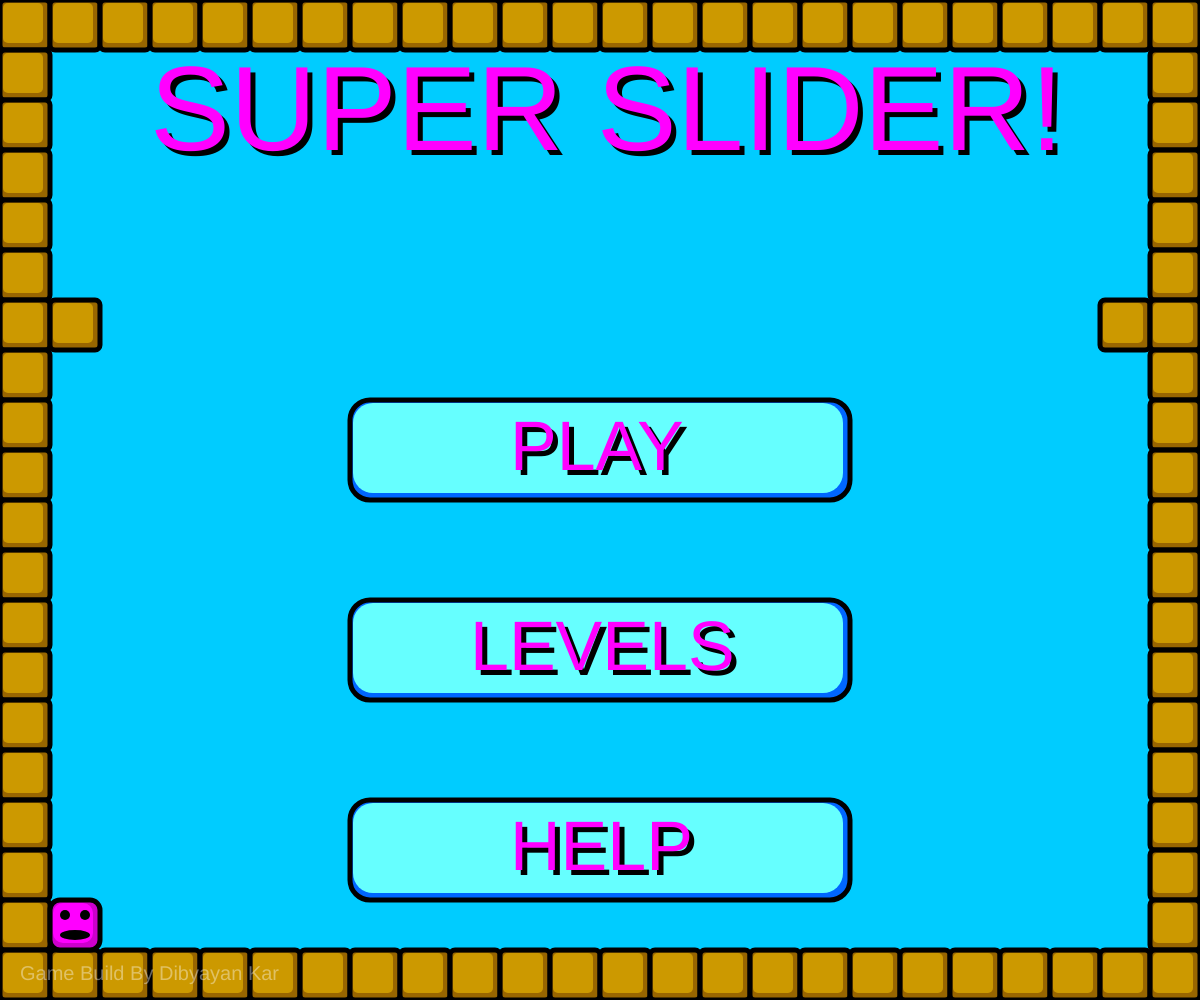
Frame 1 (no input)
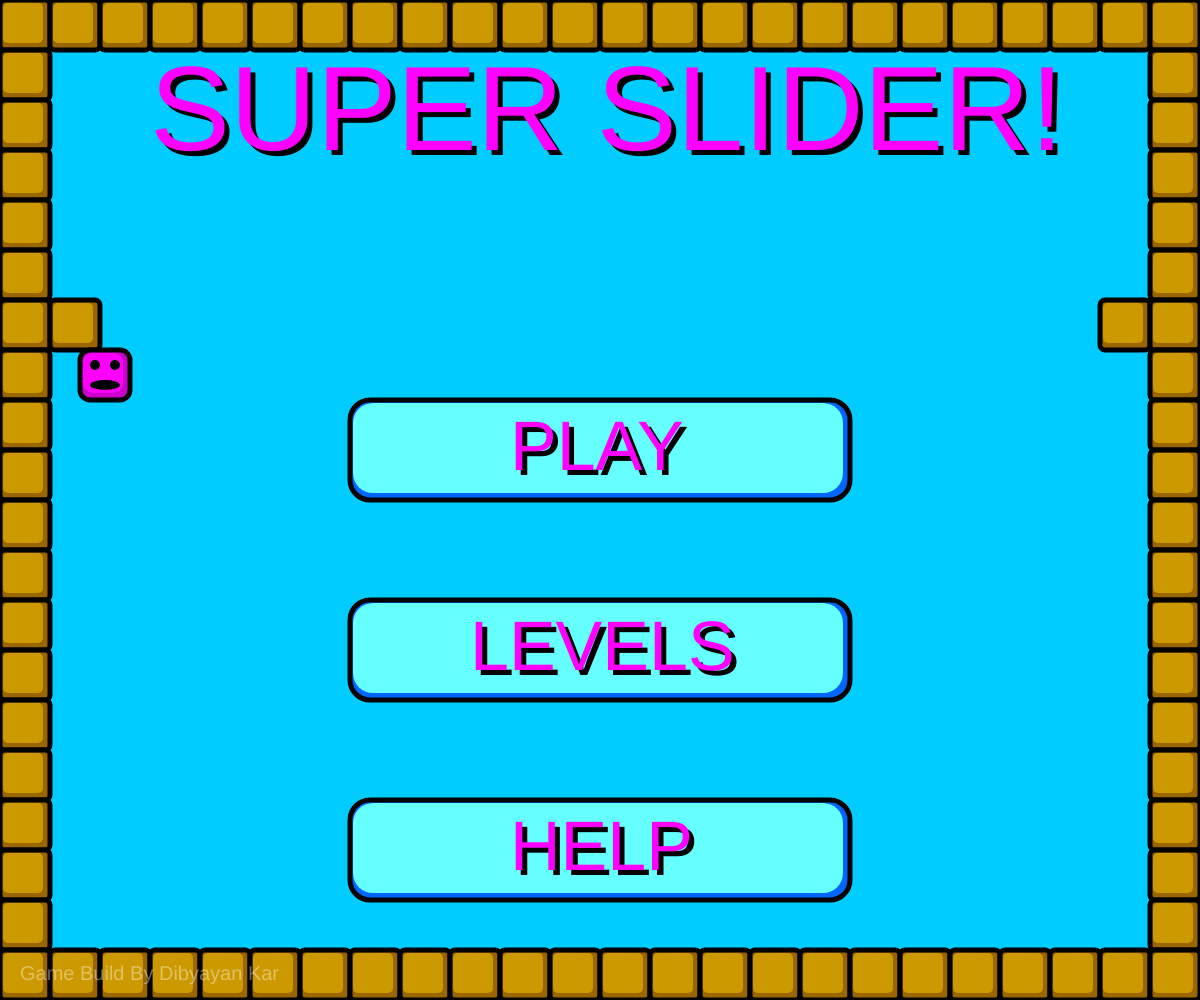
Frame 60 (no input)
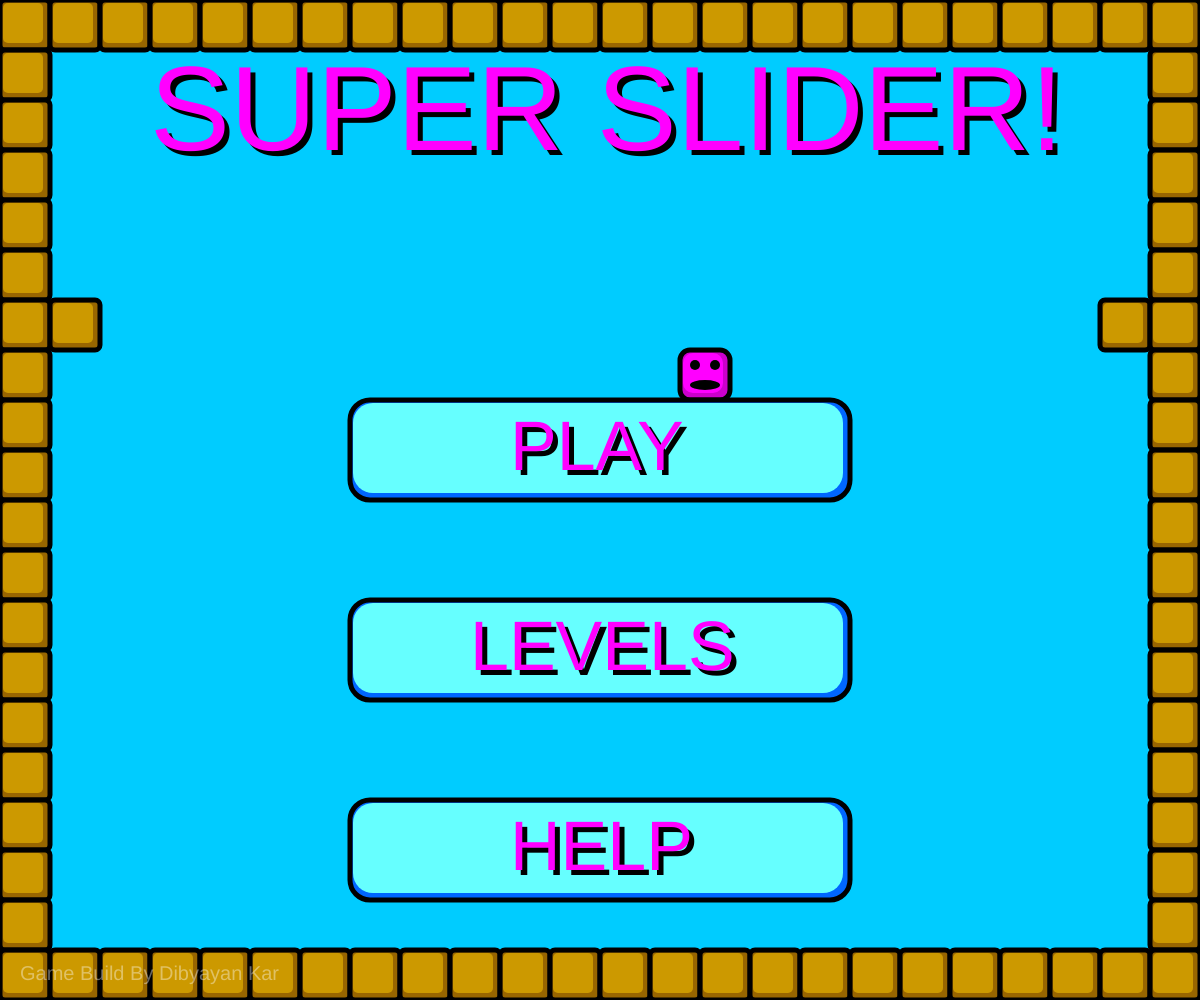
Frame 120 (the mouse pressed at the canvas centre since frame 60)

The p5.js sketch that drew these frames (run headless with seeded random() and noise() and a simulated clock; from frame 60 on, the mouse is pressed at the canvas centre):

// p5.js sketch
// ── sketch.js
function setup() {
    
    createCanvas(1200,1000);
		rectMode(CENTER);
    strokeWeight(5);
    b = loadLevel();
    //Initialize Players
    p = new Player(150,150);
    mp = new Player(75,925);
}

var b;
var p;
var li = 26;
var coins = 0;
var levels;
var timer = 0;
var levelScreen = false;
var world = 1;

var scr = "menu";

function draw() {
    
    //Navigation To Screen Functions
    if(scr == "menu")
    {
       menu();
    }
    
    if(scr == "game")
    {
        game();
    }
    if(scr == "win")
    {
        win();
    }
    
    if(scr == "help")
    {
        help();
    }
    
    if(scr == "levels")
    {
        levelList();
    }
    
    noStroke();
    textSize(20);
    fill(255,100);
    text("Game Build By Dibyayan Kar",20,980);
    
}

function menu()
{
    background(0,204,255);
    
    drawBorder();
    
    //Displays And Moves Menu l=Player
    mp.display();
    mp.move();
    
    if(mp.x == 75 && mp.y == 925)
    {
        mp.d = "up";
    }
    
    if(mp.x == 75 && mp.y == 375)
    {
        mp.d = "right";
    }
    
    if(mp.x == 1125 && mp.y == 375)
    {
        mp.d = "down";
    }
    
    if(mp.x == 1125 && mp.y == 925)
    {
        mp.d = "left";
    }
    
    //Buttons
    stroke(0);
    fill(0,102,255);
    rect(600,450,500,100,20);
    rect(600,650,500,100,20);
    rect(600,850,500,100,20);
    
    noStroke();
    fill(102,255,255);
    rect(598,448,490,90,20);
    rect(598,648,490,90,20);
    rect(598,848,490,90,20);
    
    //Title Black
    textSize(120);
    fill(0);
    text("SUPER SLIDER!",155,155);
    
    //Button Text Black
    textSize(70);
    text("PLAY",515,475);
    text("LEVELS",475,675);
    text("HELP",515,875);
    
    //Title Pink
    textSize(120);
    fill(255,0,255);
    text("SUPER SLIDER!",150,150);
    
    //Button Text Pink
    textSize(70);
    text("PLAY",510,470);
    text("LEVELS",470,670);
    text("HELP",510,870);
    
    //Play Button
    if(mouseX > 350 && mouseX < 850)
    {
        if(mouseY > 400 && mouseY < 500)
        {
            if(mouseIsPressed)
            {
                scr = "game";
                li = 0;
                loadLevel();
                p.d = "stop";
                p.x = 150;
                p.y = 150;
                mouseX = 2000;
                levelScreen = false;
            }
        }
    }
    
    //Levels Button
    if(mouseX > 350 && mouseX < 850)
    {
        if(mouseY > 600 && mouseY < 700)
        {
            if(mouseIsPressed)
            {
               mouseX = 2000;
               scr = "levels";
               levelScreen = true;
            }
        }
    }
    
    //Help Button
    if(mouseX > 250 && mouseX < 750)
    {
        if(mouseY > 800 && mouseY < 900)
        {
            if(mouseIsPressed)
            {
                mouseX = 2000;
                scr = "help";
            }
        }
    }
}

function game()
{
    if(li < 15)
    {
        world = 1;
    }
    else
    {
        world = 2;
    }
    if(world == 1)
    {
        background(0,204,255);
        fill(102,255,255);
        rect(500,500,840,840);
    }
    if(world == 2)
    {
        background(0,102,0);
        fill(0,204,102);
        rect(500,500,840,840);
    }
    
    sideBar();
    
    //Draw Level
    
    drawLevel();
    refreshPlayer();
    timer+=1/60;
}

function win()
{
    //Draws Menu Screen
    stroke(0);
    fill(0,102,255);
    rect(500,400,500,300,50);
    
    noStroke();
    fill(0,204,255);
    rect(492,392,480,280,50);
    
    //Menu Button
    stroke(0);
    fill(0,102,255);
    rect(500,450,250,100,20);
    
    noStroke();
    fill(102,255,255);
    rect(498,448,240,90,20);

    //Black Text
    textSize(90);
    fill(0);
    text("YOU WIN!",295,355);
    textSize(70);
    text("MENU",395,475);
    
    //Pink Text
    textSize(90);
    fill(255,0,255);
    text("YOU WIN!",290,350);
    textSize(70);
    text("MENU",390,470);
    
    //Menu Button
    if(mouseX > 375 && mouseX < 625)
    {
        if(mouseY > 400 && mouseY < 500)
        {
            if(mouseIsPressed)
            {
                scr = "menu";
                p.x = 150;
                p.y = 150;
                mouseX = 2000;
            }
        }
    }
}

function help()
{
    background(102,255,255);
    stroke(0);
    
    drawBorder();
    
    //Box
    fill(0,102,255);
    rect(600,400,700,600,50);
    
    noStroke();
    fill(0,204,255);
    rect(592,392,680,580,50);
    
    //Menu Button
    stroke(0);
    fill(0,102,255);
    rect(600,600,250,100,20);
    
    noStroke();
    fill(102,255,255);
    rect(598,598,240,90,20);
    
    //Black Text
    textSize(90);
    fill(0);
    text("HELP",495,205);
    textSize(70);
    text("MENU",495,625);
    
    //Pink Text
    textSize(90);
    fill(255,0,255);
    text("HELP",490,200);
    textSize(70);
    text("MENU",490,620);
    
    textSize(60);
    
    //Black Instructions
    fill(0);
    text("Use The Arrow Keys To Move Collect All Coins To Complete The Level"
        ,603,503,600,500);
    
    //Pink Instructions
    fill(255,0,255);
    text("Use The Arrow Keys To Move Collect All Coins To Complete The Level"
        ,600,500,600,500);
    
    //Menu Button
    if(mouseX > 475 && mouseX < 725)
    {
        if(mouseY > 550 && mouseY < 650)
        {
            if(mouseIsPressed)
            {
                scr = "menu";
                p.x = 150;
                p.y = 150;
                mouseX = 2000;
            }
        }
    }
}

function levelList()
{
   
    if(world == 1)
    {
        
         background(0,204,255);
    
        //Menu Button
        stroke(0);
        fill(0,102,255);
        rect(600,900,250,100,20);
        rect(1000,900,250,100,20);
        noStroke();
        fill(102,255,255);
        rect(598,898,240,90,20);
        rect(998,898,240,90,20);
        
        //Black Text
        textSize(90);
        fill(0);
        text("WORLD 1",415,105);
        textSize(70);
        text("MENU",495,925);
        text("NEXT",915,925);
        
        //Pink Text
        textSize(90);
        fill(255,0,255);
        text("WORLD 1",410,100);
        textSize(70);
        text("MENU",490,920);
        text("NEXT",910,920);
        //Draws Buttons
        for(let i = 0; i < 15; i++)
        {
            //Vertical Offset
            var n = 0;
            
            //Double Digit Text Offset
            var o = 0;
            
            if(i > 4)
            {
                n = 1;
            }
            
            if(i > 9)
            {
                n = 2;
            }
            
            if(i > 14)
            {
                n = 3;
            }
            
            if(i  > 8)
            {
                o = -20;
            }
            
            //Buttons
            stroke(0);
            fill(0,102,255);
            rect(200+i%5*200,200+n*200,100,100,20);
            noStroke();
            fill(102,255,255);
            rect(200+i%5*200-2,200+n*200-2,90,90,20);
            
            //Black Text
            fill(0);
            text((i+1),185+i%5*200+o,225+n*200);
            
            //Pink Text
            fill(255,0,255);
            text((i+1),180+i%5*200+o,220+n*200);
            
            //Button Detection
            if(mouseX > 150+i%5*200 && mouseX < 250+i%5*200)
            {
                if(mouseY > 150+n*200 && mouseY < 250+n*200)
                {
                    if(mouseIsPressed)
                    {
                        scr = "game";
                        p.d = "stop";
                        li = i;
                        loadLevel();
                    }
                }
            }
        }
    }
    
    if(world == 2)
    {
        
        background(0,102,0);
        
        //Menu Button
        stroke(0);
        fill(0,204,102);
        rect(600,900,250,100,20);
        rect(200,900,250,100,20);
        noStroke();
        fill(102,255,102)
        rect(598,898,240,90,20);
        rect(198,898,240,90,20);
        
        //Black Text
        textSize(90);
        fill(0);
        text("WORLD 2",415,105);
        textSize(70);
        text("MENU",495,925);
        text("BACK",115,925);
        
        //Pink Text
        textSize(90);
        fill(255,0,255);
        text("WORLD 2",410,100);
        textSize(70);
        text("MENU",490,920);
        text("BACK",110,920);
        //Draws Buttons
        for(let i = 0; i < levels.length-15; i++)
        {
            //Vertical Offset
            var n = 0;
            
            //Double Digit Text Offset
            var o = 0;
            
            if(i > 4)
            {
                n = 1;
            }
            
            if(i > 9)
            {
                n = 2;
            }
            
            if(i > 14)
            {
                n = 3;
            }
            
            if(i  > 8)
            {
                o = -20;
            }
            
            //Buttons
            stroke(0);
            fill(0,204,102);
            rect(200+i%5*200,200+n*200,100,100,20);
            noStroke();
            fill(102,255,102)
            rect(200+i%5*200-2,200+n*200-2,90,90,20);
            
            //Black Text
            fill(0);
            text((i+1),185+i%5*200+o,225+n*200);
            
            //Pink Text
            fill(255,0,255);
            text((i+1),180+i%5*200+o,220+n*200);
            
            //Button Detection
            if(mouseX > 150+i%5*200 && mouseX < 250+i%5*200)
            {
                if(mouseY > 150+n*200 && mouseY < 250+n*200)
                {
                    if(mouseIsPressed)
                    {
                        scr = "game";
                        p.d = "stop";
                        li = i+15;
                        loadLevel();
                    }
                }
            }
        }
    }
    
    //Menu
    if(mouseX > 475 && mouseX < 725)
    {
        if(mouseY > 850 && mouseY < 950)
        {
            if(mouseIsPressed)
            {
                mouseX = 2000;
                scr = "menu";
            }
        }
    }
    
    //Next
    if(mouseX > 875 && mouseX < 1125)
    {
        if(mouseY > 850 && mouseY < 950)
        {
            if(mouseIsPressed && world == 1)
            {
                mouseX = 2000;
                world = 2;
            }
        }
    }
    
    //Back
    if(mouseX > 75 && mouseX < 325)
    {
        if(mouseY > 850 && mouseY < 950)
        {
            if(mouseIsPressed && world == 2)
            {
                mouseX = 2000;
                world = 1;
            }
        }
    }
}

function sideBar()
{
    if(world == 1)
    {
        fill(102,255,255);
    }
    if(world == 2)
    {
        fill(0,204,102);
    }
    //Border
    stroke(0)
    //fill(102,255,255);
    rect(1100,500,300,1200,20);
    
    if(world == 1)
    {
        fill(0,102,255);
    }
    if(world == 2)
    {
        fill(0,204,102);
    }
    
    rect(1075,800,200,80,20);
    rect(1075,900,200,80,20);
    
    noStroke();
    if(world == 1)
    {
        fill(0,204,255)
    }
    if(world == 2)
    {
        fill(102,255,102)
    }
    
    rect(1075-2,800-2,190,70,20);
    rect(1075-2,900-2,190,70,20);
    
    //Black Text
    fill(0);
    textSize(45);
    if(world ==1)
    {
        text("Level: "+ (li+1),982,52);
    }
    if(world == 2)
    {
        text("Level: "+ (li-14),982,52);
    }
    
    text("World: " + world,982,102);
    text("Remaining",972,352);
    text("Coins: "+ coins,972,402);
    text("RETRY",1002,812);
    text("QUIT",1022,912);
    text("Timer: ",982,202);
    
    if(round(timer %60) <10)
    {
        text(floor(timer /60)%60 +":0"+round(timer %60),982,252);
    }
    
    else
    {
        text(floor(timer /60) +":"+round(timer %60),982,252);
    }
    
    //Pink Text
    fill(255,0,255);
    if(world ==1)
    {
        text("Level: "+ (li+1),980,50);
    }
    if(world == 2)
    {
        text("Level: "+ (li-14),980,50);
    }
    text("Timer: ",980,200);
    
    if(round(timer %60) <10)
    {
        text(floor(timer /60)%60 +":0"+round(timer %60),980,250);
    }
    
    else
    {
        text(floor(timer /60) +":"+round(timer %60),980,250);
    }
    
    text("World: " + world,980,100);
    text("Remaining",970,350);
    text("Coins: "+ coins,970,400);
    
    text("RETRY",1000,810);
    text("QUIT",1020,910);
    
    stroke(0);
    
    //Retry Button
    if(mouseX > 975 && mouseX < 1175)
    {
        if(mouseY > 760 && mouseY < 840)
        {
            if(mouseIsPressed)
            {
                mouseX = 2000;
                p.x = 150;
                p.y = 150;
                coins = 0;
                loadLevel();
            }
        }
    }
    
    //Quit Button
    if(mouseX > 975 && mouseX < 1175)
    {
        if(mouseY > 860 && mouseY < 940)
        {
            if(mouseIsPressed)
            {
                mouseX = 2000;
                p.x = 150;
                p.y = 150;
                coins = 0;
                timer = 0;
                scr = "menu";
            }
        }
    }
    
}

function drawBorder()
{
    //Draws Border
    for(let i = 0; i < 24; i++)
    {
        for(let j = 0; j < 20; j++)
        {
            if(i === 0||i == 23||j === 0||j == 19||
              (i == 1 && j == 6 && scr == "menu")||
              (i == 22 && j == 6 && scr == "menu")) 
            {
                stroke(0);
                fill(153,102,0);
                rect(25+i*50,25+j*50,50,50,5);
            
                noStroke();
                fill(204,153,0);
                rect(25+i*50-2,25+j*50-2,40,40,5);
            
                stroke(0); 
            }
            
        }
    }
}

function refreshPlayer()
{
    p.display();
    p.move();
    p.checkKeys();
}

function drawLevel()
{
    //Displays Level Parts
    for(let i = 0; i < b.length; i++)
    {
        for(let j = 0; j < b[i].length;j++)
        {
            if(b[i][j] !== undefined)
            {
                b[i][j].display();
            }
        }
    }
}

class Brick
{
    constructor(x,y)
    {
        this.x = x;
        this.y = y;
        this.t = "brick";
    }
    
    display() 
    {
        if(world == 1)
        {
            fill(153,102,0);
            rect(this.x,this.y,50,50,5);
            
            noStroke();
            fill(204,153,0);
            rect(this.x-2,this.y-2,40,40,5);
            
            stroke(0);
        }
        else
        {
            fill(102,51,0);
            rect(this.x,this.y,50,50,5);
            
            noStroke();
            fill(153,102,0);
            rect(this.x-2,this.y-2,40,40,5);
            
            stroke(0);
        }
        
    }
}

class Coin
{
    constructor(x,y)
    {
        this.x = x;
        this.y = y;
        this.t = "coin";
        this.collected = false;
    }
    
    display()
    {
        //Removes Coin If Collected
        if(!this.collected)
        {
            fill(255,204,0);
            ellipse(this.x,this.y,40,40);
            noStroke();
            fill(255,255,0);
            ellipse(this.x-2,this.y-2,30,30);
            stroke(0);
        }
        
    }
}

class Push
{
    constructor(x,y,d)
    {
        this.x = x;
        this.y = y;
        this.d = d;
        this.t = "push";
    }
    
    display()
    {
        stroke(0);
        fill(102,0,204);
        rect(this.x,this.y,50,50);
        noStroke();
        fill(204,0,255);
        rect(this.x-2,this.y-2,40,40);
        stroke(0);
        fill(255,153,0)
        //Removes Coin If Collected
        if(this.d == "up")
        {
            triangle(this.x-15,this.y+10,this.x+15,this.y+10,this.x,this.y -15);
        }
        if(this.d == "down")
        {
            triangle(this.x-15,this.y-10,this.x+15,this.y-10,this.x,this.y +15);
        }
        
        if(this.d == "left")
        {
            triangle(this.x+10,this.y-15,this.x+10,this.y+15,this.x-15,this.y);
        }
        
        if(this.d == "right")
        {
            triangle(this.x-10,this.y-15,this.x-10,this.y+15,this.x+15,this.y);
        }
        
    }
}

class Exit
{
    constructor(x,y)
    {
        this.x = x;
        this.y = y;
        this.t = "exit";
    }
    
    display()
    {
        //Changes Exit To Green When Coins Collected
        if(coins === 0)
        {
            fill(0,153,0);
            rect(this.x,this.y,50,50);
            noStroke();
            fill(0,255,0);
            rect(this.x-2,this.y-2,40,40);
        }
        
        else
        {
            fill(204,0,0);
            rect(this.x,this.y,50,50);
            noStroke();
            fill(255,0,0);
            rect(this.x-2,this.y-2,40,40);
        }
        
        stroke(0);
    }
}

class Player
{
    constructor(x,y)
    {
        this.x = x;
        this.y = y;
        this.d = "stop";
        this.s = 10;
    }
    
    display()
    {
        fill(204,0,204);
        rect(this.x,this.y,50,50,10);
        
        noStroke();
        fill(255,0,255);
        rect(this.x-2,this.y-2,40,40,10);
        
        fill(0);
        ellipse(this.x - 10,this.y -10,10,10);
        ellipse(this.x + 10,this.y -10,10,10);
        ellipse(this.x,this.y +10,30,10);
        
        stroke(0);
    }
    
    move()
    {
        this.checkDir();
        
        if(this.d == "up")
        {
            this. y = this.y - this.s;
        }
        
        if(this.d == "down")
        {
            this.y = this.y + this.s;
        }
        
        if(this.d == "left")
        {
            this.x = this.x - this.s;
        }
        
        if(this.d == "right")
        {
            this.x = this.x + this.s;
        }
    }
    
    checkKeys()
    {
        if(keyIsDown(38) && this.d == "stop")
        {
            this.d = "up";
        }
        if(keyIsDown(40) && this.d == "stop")
        {
            this.d = "down";
        }
        if(keyIsDown(37) && this.d == "stop")
        {
            this.d = "left";
        }
        if(keyIsDown(39) && this.d == "stop")
        {
            this.d = "right";
        }
        
    }
    
    checkDir()
    {
        //Keeps Track Of Which Neighboring Items Are
        var mode = "";
        
        //Cycles Through All Items Checking Distance From Player
        for(let i = 0; i < b.length; i++)
        {
            for(let j = 0; j < b[i].length;j++)
            {
                if(b[i][j] !== undefined)
                {
                    if(this.d == "up")
                    {
                        if(dist(this.x,this.y,b[i][j].x,b[i][j].y+50)<1)
                        {
                            mode = b[i][j].t;
                            if(mode == "coin" && !b[i][j].collected)
                            {
                                b[i][j].collected = true;
                                coins--;
                            }
                            if(mode == "push")
                            {
                                this.d = b[i][j].d;
                            }
                        }
                    }
                    
                    if(this.d == "down")
                    {
                        if(dist(this.x,this.y,b[i][j].x,b[i][j].y-50)<1)
                        {
                            mode = b[i][j].t;
                            if(mode == "coin" && !b[i][j].collected)
                            {
                                b[i][j].collected = true;
                                coins--;
                            }
                            if(mode == "push")
                            {
                                this.d = b[i][j].d;
                            }
                        }
                    }
                    
                    if(this.d == "left")
                    {
                        if(dist(this.x,this.y,b[i][j].x+50,b[i][j].y)<1)
                        {
                            mode = b[i][j].t;
                            if(mode == "coin" && !b[i][j].collected)
                            {
                                b[i][j].collected = true;
                                coins--;
                            }
                            if(mode == "push")
                            {
                                this.d = b[i][j].d;
                            }
                        }
                    }
                    
                    if(this.d == "right")
                    {
                        if(dist(this.x,this.y,b[i][j].x-50,b[i][j].y)<1)
                        {
                            mode = b[i][j].t;
                            if(mode == "coin" && !b[i][j].collected)
                            {
                                b[i][j].collected = true;
                                coins--;
                            }
                            if(mode == "push")
                            {
                                this.d = b[i][j].d;
                            }
                        }
                    }
                }
            }
        }
        
        //Stops When Hits Brick
        if(mode == "brick")
        {
            this.d = "stop";
        }
        
        //Checks If Player Has Collected All Coins If true Allows Exit
        if(mode == "exit")
        {
            if(coins === 0)
            {
                if(levelScreen)
                {
                    scr = "levels";
                    this.x = 150;
                    this.y = 150;
                    this.d = "stop";
                    loadLevel();
                    timer = 0;
                }
                
                else
                {
                    if(li < levels.length-1)
                    {
                        li++;
                        this.x = 150;
                        this.y = 150;
                        this.d = "stop";
                        loadLevel();
                        timer = 0;
                    }
                    else
                    {
                        scr = "win";    
                        timer = 0;
                    }   
                }
            }
        }
    }
}

function loadLevel()
{
    coins = 0;
    
    //Level Plans
    
    var level1 = [  [1,1,1,1,1,1,1,1,1,1,1,1,1,1,1,1,1],
                    [1,0,0,1,0,0,0,0,0,1,0,0,0,0,0,0,1],
                    [1,0,0,1,0,0,1,0,0,1,0,0,1,0,0,0,1],
                    [1,0,0,1,0,0,1,2,0,1,0,0,1,0,0,0,1],
                    [1,0,0,1,0,0,1,0,0,1,2,0,1,0,0,2,1],
                    [1,0,0,1,0,2,1,0,0,1,0,0,1,0,0,0,1],
                    [1,0,0,1,0,0,1,0,0,1,0,0,1,0,0,0,1],
                    [1,0,2,1,0,0,1,0,0,1,0,0,1,0,0,0,1],
                    [1,0,0,1,0,0,1,0,0,1,0,0,1,2,0,0,1],
                    [1,0,0,1,0,0,1,0,0,1,0,0,1,0,0,0,1],
                    [1,0,0,1,0,0,1,0,0,1,0,0,1,0,0,0,1],
                    [1,2,0,1,0,0,1,0,0,1,0,0,1,0,0,0,1],
                    [1,0,0,1,0,0,1,0,0,1,0,0,1,0,0,0,1],
                    [1,0,0,1,0,0,1,0,0,1,0,0,1,0,0,0,1],
                    [1,0,0,1,0,0,1,0,0,1,0,0,1,0,0,0,1],
                    [1,0,0,0,0,0,1,0,0,0,0,0,1,3,0,0,1],
                    [1,1,1,1,1,1,1,1,1,1,1,1,1,1,1,1,1]
                 ];
                 
    var level2 = [ [1,1,1,1,1,1,1,1,1,1,1,1,1,1,1,1,1],
                    [1,0,0,0,0,0,0,0,0,1,0,0,0,0,0,0,1],
                    [1,0,1,1,1,0,2,1,0,2,0,0,0,0,0,0,1],
                    [1,0,1,2,0,0,0,0,0,0,0,0,0,0,2,1,1],
                    [1,2,1,0,1,0,0,1,0,1,0,1,1,0,1,2,1],
                    [1,1,1,0,1,0,0,1,0,1,0,1,0,0,0,0,1],
                    [1,0,0,0,0,0,0,1,0,1,0,1,0,0,0,0,1],
                    [1,0,1,0,1,1,0,1,0,1,0,1,0,0,0,0,1],
                    [1,0,1,2,0,0,0,0,2,1,0,1,0,0,0,0,1],
                    [1,0,1,1,1,1,0,1,1,1,0,1,0,0,0,0,1],
                    [1,0,0,0,0,0,0,0,0,1,0,0,0,0,0,0,1],
                    [1,0,0,1,1,1,0,0,0,1,1,1,0,0,0,0,1],
                    [1,0,0,0,0,0,0,0,0,0,0,0,0,0,0,0,1],
                    [1,0,0,1,1,1,0,1,0,0,0,1,0,0,0,1,1],
                    [1,0,0,0,0,0,0,2,0,0,0,1,0,0,0,1,1],
                    [1,2,0,0,0,1,3,1,0,0,0,1,0,0,0,0,1],
                    [1,1,1,1,1,1,1,1,1,1,1,1,1,1,1,1,1]
                 ];
                 
                 
    var level3 = [  [1,1,1,1,1,1,1,1,1,1,1,1,1,1,1,1,1],
                    [1,0,0,0,0,2,0,0,0,0,0,0,0,0,0,0,1],
                    [1,0,0,0,0,0,0,0,0,0,0,0,0,0,0,0,1],
                    [1,0,0,0,0,0,0,0,0,0,0,0,1,0,0,0,1],
                    [1,0,0,0,1,0,0,0,0,0,0,0,0,0,0,0,1],
                    [1,0,0,0,0,0,0,0,0,0,0,0,0,0,1,0,1],
                    [1,0,0,0,0,0,0,1,0,0,0,0,0,0,0,0,1],
                    [1,0,0,0,0,0,0,0,0,0,2,0,0,0,0,0,1],
                    [1,0,0,0,0,0,0,0,0,0,0,0,0,0,0,0,1],
                    [1,0,0,0,0,0,0,0,0,0,0,0,0,0,0,1,1],
                    [1,0,0,0,0,1,0,0,0,0,0,0,0,0,0,2,1],
                    [1,1,0,0,0,0,0,0,0,0,0,0,0,1,0,0,1],
                    [1,0,0,2,0,0,0,0,0,0,0,0,0,0,0,2,1],
                    [1,0,0,0,0,0,1,0,0,0,0,0,0,0,0,1,1],
                    [1,0,0,0,1,0,0,0,0,0,0,0,0,2,0,0,1],
                    [1,0,0,0,0,0,0,1,3,1,0,0,0,0,0,0,1],
                    [1,1,1,1,1,1,1,1,1,1,1,1,1,1,1,1,1]
                 ];
                 
    var level4 = [  [1,1,1,1,1,1,1,1,1,1,1,1,1,1,1,1,1],
                    [1,0,0,0,0,0,1,0,0,0,0,0,0,0,0,0,1],
                    [1,0,0,0,1,0,0,0,2,0,0,0,0,1,0,0,1],
                    [1,0,1,0,0,0,0,0,0,0,0,0,0,0,0,0,1],
                    [1,0,0,0,0,0,0,0,0,0,0,1,0,0,0,0,1],
                    [1,0,0,0,1,0,0,0,0,0,0,0,0,2,0,1,1],
                    [1,0,0,0,0,0,0,0,0,1,0,0,0,0,0,1,1],
                    [1,0,0,0,0,0,0,2,1,0,0,0,0,0,0,3,1],
                    [1,0,0,0,0,0,0,0,0,0,0,0,0,0,0,1,1],
                    [1,0,0,2,0,0,0,0,0,0,1,0,0,0,0,1,1],
                    [1,0,0,0,0,1,0,0,0,0,0,0,0,0,0,0,1],
                    [1,0,0,0,0,0,0,0,0,0,0,0,1,0,0,0,1],
                    [1,0,0,1,0,0,0,0,0,0,0,0,0,0,0,0,1],
                    [1,0,0,0,0,0,0,0,0,0,0,0,0,2,1,0,1],
                    [1,1,0,0,1,0,0,0,0,2,0,0,0,0,0,0,1],
                    [1,2,0,0,0,0,0,1,0,0,0,0,0,0,0,0,1],
                    [1,1,1,1,1,1,1,1,1,1,1,1,1,1,1,1,1]
                 ];
                 
    var level5 = [  [1,1,1,1,1,1,1,1,1,1,1,1,1,1,1,1,1],
                    [1,0,0,1,0,0,1,2,1,2,1,0,2,0,0,0,1],
                    [1,0,0,0,2,0,1,0,1,0,0,1,0,1,0,0,1],
                    [1,0,0,0,0,0,2,0,1,0,0,1,0,0,0,0,1],
                    [1,0,1,0,0,1,0,0,1,0,0,0,0,0,0,1,1],
                    [1,0,2,0,0,0,0,0,1,0,0,1,1,0,2,0,1],
                    [1,0,0,0,0,0,0,1,1,0,0,0,0,2,1,0,1],
                    [1,0,0,0,1,0,0,0,0,0,0,0,0,0,0,0,1],
                    [1,1,1,1,1,1,1,0,0,0,1,1,1,1,1,1,1],
                    [1,2,1,0,0,0,0,0,0,0,0,0,0,1,2,0,1],
                    [1,0,0,0,0,0,0,0,1,0,0,0,0,0,1,0,1],
                    [1,0,0,0,2,1,0,1,1,1,0,0,0,2,0,0,1],
                    [1,1,0,0,0,0,0,0,1,0,0,2,1,0,0,0,1],
                    [1,2,0,0,0,1,0,0,1,0,0,1,0,0,0,0,1],
                    [1,1,0,1,0,0,0,0,1,0,0,0,0,1,0,0,1],
                    [1,3,0,0,1,0,0,0,1,0,1,0,0,0,2,0,1],
                    [1,1,1,1,1,1,1,1,1,1,1,1,1,1,1,1,1]
                 ];
                 
    var level6 = [  [1,1,1,1,1,1,1,1,1,1,1,1,1,1,1,1,1],
                    [1,0,0,0,0,0,0,0,1,2,0,0,0,0,0,0,1],
                    [1,0,0,0,0,0,0,0,0,0,0,0,0,0,0,0,1],
                    [1,0,0,0,0,1,0,0,0,0,2,1,1,0,0,0,1],
                    [1,0,0,0,0,1,2,0,0,0,0,1,0,0,1,0,1],
                    [1,0,0,0,0,1,0,0,0,0,0,1,0,0,0,0,1],
                    [1,0,0,0,0,1,0,0,0,0,0,1,0,0,0,1,1],
                    [1,0,0,0,0,1,0,0,2,0,0,0,0,0,0,0,1],
                    [1,1,1,0,0,0,0,0,0,0,0,0,0,0,0,0,1],
                    [1,2,0,1,0,0,0,0,0,0,0,0,0,1,0,0,1],
                    [1,0,0,0,1,1,0,0,0,0,0,1,1,0,0,0,1],
                    [1,0,0,0,0,0,1,1,1,1,1,0,0,0,0,0,1],
                    [1,0,1,0,0,0,0,1,0,0,0,0,0,0,0,0,1],
                    [1,0,0,0,0,0,0,0,0,0,0,0,0,0,0,1,1],
                    [1,1,1,0,0,0,0,0,1,0,0,0,0,0,0,0,1],
                    [1,3,0,0,0,0,0,0,0,1,0,0,0,1,0,2,1],
                    [1,1,1,1,1,1,1,1,1,1,1,1,1,1,1,1,1]
                 ];
                 
    var level7 = [  [1,1,1,1,1,1,1,1,1,1,1,1,1,1,1,1,1],
                    [1,0,0,0,0,0,0,0,1,0,0,0,0,0,2,0,1],
                    [1,1,0,0,0,0,0,0,0,2,0,1,0,0,0,0,1],
                    [1,0,0,0,1,0,0,0,0,0,0,0,0,0,1,0,1],
                    [1,0,0,0,0,0,0,0,0,0,0,0,0,0,0,0,1],
                    [1,0,0,0,2,0,0,0,0,0,0,0,0,0,0,0,1],
                    [1,2,0,0,0,0,0,0,0,0,0,0,2,0,0,0,1],
                    [1,0,0,1,0,0,0,0,0,0,0,0,1,0,0,0,1],
                    [1,0,0,0,0,0,0,1,0,0,0,0,0,0,0,0,1],
                    [1,0,0,0,0,0,0,0,0,0,0,2,0,0,0,0,1],
                    [1,0,0,0,0,0,0,0,0,0,0,1,0,0,0,0,1],
                    [1,0,2,0,0,0,0,0,0,0,0,1,0,0,0,0,1],
                    [1,0,0,0,0,0,0,0,0,0,0,0,0,0,0,1,1],
                    [1,0,0,0,1,0,0,0,0,0,1,2,0,0,0,2,1],
                    [1,0,0,0,0,0,0,0,0,0,0,0,0,1,0,1,1],
                    [1,0,0,0,0,0,0,0,0,0,0,0,0,1,0,3,1],
                    [1,1,1,1,1,1,1,1,1,1,1,1,1,1,1,1,1]  
                 ];
                 
    var level8 = [  [1,1,1,1,1,1,1,1,1,1,1,1,1,1,1,1,1],
                    [1,0,0,0,0,0,0,0,0,0,1,0,0,0,0,0,1],
                    [1,0,0,0,2,0,0,0,0,0,0,0,0,0,0,0,1],
                    [1,0,0,0,0,1,0,0,0,0,0,0,0,0,0,0,1],
                    [1,0,1,0,0,0,0,0,0,1,0,0,0,0,1,0,1],
                    [1,0,0,0,0,0,0,0,0,0,0,1,0,0,0,0,1],
                    [1,0,0,1,0,0,0,2,0,0,0,0,0,0,1,0,1],
                    [1,0,0,0,0,0,0,0,1,0,0,1,0,1,0,0,1],
                    [1,0,0,0,0,0,0,0,0,0,0,0,0,0,0,0,1],
                    [1,0,0,0,0,1,0,0,0,0,0,0,0,0,0,0,1],
                    [1,0,0,0,0,0,0,0,0,0,0,0,1,0,0,0,1],
                    [1,1,2,1,0,0,0,0,0,0,0,0,0,0,1,0,1],
                    [1,1,0,0,0,0,0,1,0,0,0,0,0,0,0,0,1],
                    [1,0,0,0,1,0,0,0,0,0,0,0,0,0,1,0,1],
                    [1,0,0,0,0,0,0,0,0,0,1,0,0,0,0,0,1],
                    [1,0,0,0,0,0,0,0,0,0,0,0,1,3,1,2,1],
                    [1,1,1,1,1,1,1,1,1,1,1,1,1,1,1,1,1]  
                 ];
                 
    var level9 = [  [1,1,1,1,1,1,1,1,1,1,1,1,1,1,1,1,1],
                    [1,0,0,0,0,0,0,0,0,0,0,0,0,0,0,0,1],
                    [1,0,0,0,0,1,0,0,0,1,0,0,0,0,0,0,1],
                    [1,0,0,0,0,0,0,1,0,0,0,0,0,0,0,0,1],
                    [1,1,0,0,0,0,0,0,0,0,0,0,0,0,0,0,1],
                    [1,3,0,0,0,2,0,0,0,0,0,0,1,0,0,0,1],
                    [1,1,0,0,0,0,0,0,1,0,0,0,0,0,0,0,1],
                    [1,1,0,0,0,0,0,0,0,2,0,0,0,0,0,0,1],
                    [1,0,0,0,0,0,1,0,0,0,0,0,0,0,1,0,1],
                    [1,0,0,0,0,0,0,0,0,0,0,0,0,1,0,0,1],
                    [1,0,0,0,0,1,0,0,0,0,0,0,0,0,0,0,1],
                    [1,0,0,0,0,0,0,0,0,0,2,0,0,0,0,0,1],
                    [1,0,0,0,0,0,1,0,0,0,0,0,0,0,0,0,1],
                    [1,1,1,1,1,1,1,1,1,1,1,1,1,1,1,2,1],
                    [1,0,0,0,0,0,0,0,0,0,0,0,0,0,0,0,1],
                    [1,2,0,0,0,0,0,0,0,0,0,0,0,0,0,0,1],
                    [1,1,1,1,1,1,1,1,1,1,1,1,1,1,1,1,1]
                 ];
                 
    var level10 = [ [1,1,1,1,1,1,1,1,1,1,1,1,1,1,1,1,1],
                    [1,0,0,0,0,0,0,1,0,0,0,0,0,0,1,0,1],
                    [1,0,0,0,1,0,0,0,0,0,1,2,0,0,0,0,1],
                    [1,0,0,0,0,0,0,0,0,0,0,1,0,0,0,0,1],
                    [1,0,0,0,0,0,0,1,0,0,0,0,0,0,0,0,1],
                    [1,0,0,0,1,0,0,0,0,0,0,0,1,0,0,0,1],
                    [1,0,0,0,0,0,0,2,0,0,0,0,0,0,0,1,1],
                    [1,0,0,1,0,0,0,0,0,1,0,0,0,0,0,2,1],
                    [1,0,0,0,0,0,0,0,0,0,0,0,0,1,0,0,1],
                    [1,0,0,0,0,0,0,0,0,0,0,0,0,0,0,0,1],
                    [1,1,0,0,0,1,2,0,0,0,0,0,0,0,0,0,1],
                    [1,3,0,0,0,0,0,0,0,0,0,0,2,0,0,0,1],
                    [1,1,0,0,0,0,0,0,1,0,0,0,0,0,0,2,1],
                    [1,2,0,0,0,0,0,0,0,0,1,0,0,0,0,1,1],
                    [1,0,0,0,0,0,0,0,0,0,0,1,0,0,0,0,1],
                    [1,0,0,0,0,0,0,1,0,0,0,0,0,0,0,0,1],
                    [1,1,1,1,1,1,1,1,1,1,1,1,1,1,1,1,1]
                 ];
    
    var level11 = [ [1,1,1,1,1,1,1,1,1,1,1,1,1,1,1,1,1],
                    [1,0,0,0,0,0,1,0,0,0,0,0,0,0,0,0,1],
                    [1,0,0,0,0,0,0,0,1,0,0,0,0,0,0,0,1],
                    [1,0,0,1,0,0,0,0,0,0,0,0,1,0,0,0,1],
                    [1,0,0,0,0,0,0,1,2,0,0,0,0,0,0,0,1],
                    [1,0,0,0,0,0,0,0,0,0,0,0,2,0,0,0,1],
                    [1,0,0,2,0,0,0,0,0,0,0,0,0,0,0,0,1],
                    [1,0,0,0,0,0,0,0,0,0,0,0,0,0,0,0,1],
                    [1,0,1,0,0,0,0,0,0,2,0,0,0,1,0,0,1],
                    [1,0,0,0,0,1,0,0,0,0,0,0,0,0,0,0,1],
                    [1,0,0,2,0,0,0,0,0,0,0,0,0,0,0,0,1],
                    [1,0,0,0,0,0,1,2,0,0,0,0,0,0,1,0,1],
                    [1,0,0,0,1,0,0,0,1,0,0,2,0,0,0,0,1],
                    [1,0,0,0,0,0,0,0,0,0,0,1,0,0,0,0,1],
                    [1,0,0,0,0,0,0,0,0,2,0,0,0,1,0,0,1],
                    [1,0,0,0,1,3,1,0,0,0,0,0,0,0,0,0,1],
                    [1,1,1,1,1,1,1,1,1,1,1,1,1,1,1,1,1]
                 ];
                 
    var level12 = [ [1,1,1,1,1,1,1,1,1,1,1,1,1,1,1,1,1],
                    [1,0,0,0,0,0,0,0,1,0,0,0,0,0,0,0,1],
                    [1,0,0,0,0,0,0,0,0,2,0,0,0,0,0,0,1],
                    [1,0,0,0,0,0,0,0,0,0,1,0,0,0,0,0,1],
                    [1,0,0,1,0,0,0,0,0,0,0,0,0,0,0,0,1],
                    [1,0,0,0,0,2,0,0,0,0,0,2,0,0,0,0,1],
                    [1,0,0,0,0,0,0,0,0,0,0,0,0,0,0,0,1],
                    [1,0,0,0,0,0,0,0,0,0,0,1,0,0,0,0,1],
                    [1,0,0,0,0,0,0,1,0,0,0,0,0,0,0,0,1],
                    [1,0,0,0,0,0,0,0,0,0,0,0,0,2,0,0,1],
                    [1,1,0,0,0,0,0,0,0,2,0,0,0,2,0,0,1],
                    [1,0,0,0,1,0,0,0,0,0,0,0,0,0,1,0,1],
                    [1,0,0,0,0,0,0,0,2,0,0,0,0,0,0,0,1],
                    [1,0,0,0,0,0,0,0,0,1,0,0,0,0,0,0,1],
                    [1,0,0,0,0,0,0,0,0,0,0,0,0,1,0,0,1],
                    [1,2,1,3,1,0,0,0,0,0,0,0,0,0,0,0,1],
                    [1,1,1,1,1,1,1,1,1,1,1,1,1,1,1,1,1]
                 ];
                 
    var level13 = [ [1,1,1,1,1,1,1,1,1,1,1,1,1,1,1,1,1],
                    [1,0,0,0,0,0,0,0,0,1,0,0,0,0,0,0,1],
                    [1,0,0,0,0,1,0,0,0,0,0,0,0,0,0,0,1],
                    [1,0,0,0,2,0,0,0,0,0,0,2,0,0,1,0,1],
                    [1,0,0,0,0,0,0,0,0,0,0,0,0,0,0,0,1],
                    [1,0,0,0,0,0,0,0,0,0,0,0,0,0,0,0,1],
                    [1,0,0,0,1,0,0,0,0,0,0,0,0,0,0,0,1],
                    [1,1,0,0,0,0,0,0,1,0,0,0,0,0,0,0,1],
                    [1,0,0,0,0,0,0,0,0,0,0,0,0,0,0,0,1],
                    [1,0,1,0,0,0,0,0,0,0,0,1,0,0,0,0,1],
                    [1,0,0,0,0,0,0,0,0,2,0,0,0,0,0,0,1],
                    [1,0,0,0,0,0,0,0,0,0,1,0,0,2,0,0,1],
                    [1,0,0,1,0,0,0,0,0,0,0,0,0,0,0,1,1],
                    [1,0,0,0,0,0,0,0,0,0,0,0,0,1,0,1,1],
                    [1,0,0,0,0,0,0,0,0,0,0,0,0,0,0,3,1],
                    [1,0,0,2,1,0,0,0,1,0,0,0,0,0,0,1,1],
                    [1,1,1,1,1,1,1,1,1,1,1,1,1,1,1,1,1],
                 ];
     
    var level14 = [ [1,1,1,1,1,1,1,1,1,1,1,1,1,1,1,1,1],
                    [1,0,0,0,0,0,0,0,0,0,0,0,0,0,0,0,1],
                    [1,0,0,0,0,0,0,0,0,0,0,2,1,0,0,0,1],
                    [1,0,0,0,0,0,0,0,1,0,0,0,0,0,2,0,1],
                    [1,0,0,0,1,0,0,0,0,0,0,0,0,1,0,0,1],
                    [1,0,0,0,2,0,0,0,0,0,1,0,0,0,0,0,1],
                    [1,0,0,0,0,0,0,0,0,0,0,0,0,0,0,0,1],
                    [1,0,0,0,0,0,0,0,0,0,0,0,0,0,0,0,1],
                    [1,0,0,1,0,0,0,1,0,0,0,0,0,0,0,0,1],
                    [1,0,0,0,0,1,2,0,0,0,0,0,0,0,0,0,1],
                    [1,0,1,0,0,0,0,0,0,0,0,0,0,0,0,0,1],
                    [1,0,0,0,0,0,0,0,0,0,0,1,2,0,0,0,1],
                    [1,0,0,0,0,0,0,2,0,0,0,0,1,0,0,0,1],
                    [1,0,0,0,0,0,0,0,0,1,0,0,0,0,1,0,1],
                    [1,1,1,0,1,0,0,0,0,0,2,1,0,0,0,0,1],
                    [1,3,0,0,1,1,0,0,0,0,0,0,0,0,0,0,1],
                    [1,1,1,1,1,1,1,1,1,1,1,1,1,1,1,1,1]
                 ];
    
    var level15 = [ [1,1,1,1,1,1,1,1,1,1,1,1,1,1,1,1,1],
                    [1,0,1,1,0,0,0,0,0,0,0,0,0,0,0,0,1],
                    [1,0,1,0,0,0,0,0,2,1,0,0,0,0,0,0,1],
                    [1,0,1,0,0,0,0,0,0,0,0,0,0,1,0,0,1],
                    [1,0,0,0,0,0,0,0,0,0,1,0,2,0,1,0,1],
                    [1,1,1,0,0,0,0,0,0,0,0,0,0,0,0,0,1],
                    [1,0,0,0,0,0,0,0,0,0,0,0,0,0,0,0,1],
                    [1,0,0,0,0,1,0,0,0,0,0,0,0,0,0,1,1],
                    [1,0,0,0,0,0,0,0,0,0,0,2,0,0,0,3,1],
                    [1,0,0,0,0,0,0,0,0,0,0,0,0,2,0,1,1],
                    [1,0,0,0,1,2,0,0,0,0,0,0,0,0,1,0,1],
                    [1,0,0,2,0,0,0,0,1,0,0,0,0,0,0,1,1],
                    [1,0,1,0,0,0,0,0,0,0,0,0,0,0,1,0,1],
                    [1,0,0,1,0,0,0,0,0,0,0,0,0,1,0,0,1],
                    [1,0,0,0,0,0,0,0,0,0,0,0,0,0,0,0,1],
                    [1,0,0,0,0,0,0,0,0,0,0,0,0,0,0,0,1],
                    [1,1,1,1,1,1,1,1,1,1,1,1,1,1,1,1,1]
                 ];
                 
    var level2_1 = [[1,1,1,1,1,1,1,1,1,1,1,1,1,1,1,1,1],
                    [1,0,1,0,0,0,0,0,0,0,0,0,0,0,6,0,1],
                    [1,5,5,0,2,0,0,0,0,0,0,0,0,6,0,0,1],
                    [1,0,0,5,0,0,0,0,0,2,0,0,6,0,0,0,1],
                    [1,0,0,0,5,0,0,0,0,0,0,6,0,0,0,0,1],
                    [1,0,0,0,0,5,0,0,0,0,6,0,0,0,0,0,1],
                    [1,0,0,0,2,0,5,0,0,6,0,0,0,0,2,0,1],
                    [1,0,0,0,0,0,0,5,1,1,0,0,0,0,0,0,1],
                    [1,0,2,0,0,0,0,0,3,1,0,0,0,2,0,0,1],
                    [1,0,0,0,0,2,0,1,1,1,4,0,0,0,0,0,1],
                    [1,0,0,0,0,0,0,7,0,0,0,4,0,0,0,0,1],
                    [1,0,0,0,0,0,7,0,0,0,0,0,4,0,0,0,1],
                    [1,0,0,0,0,7,0,0,0,0,0,2,0,4,0,0,1],
                    [1,0,0,0,7,0,0,0,0,0,0,0,0,0,4,0,1],
                    [1,0,0,7,0,0,0,2,0,0,0,0,0,0,0,4,1],
                    [1,7,0,0,0,0,0,0,0,0,0,0,0,0,0,0,1],
                    [1,1,1,1,1,1,1,1,1,1,1,1,1,1,1,1,1]
                 ];
                 
    var level2_2 = [[1,1,1,1,1,1,1,1,1,1,1,1,1,1,1,1,1],
                    [1,0,0,1,2,0,0,0,0,0,1,3,1,2,0,0,1],
                    [1,0,0,7,0,0,0,0,0,0,0,0,0,0,0,0,1],
                    [1,0,0,7,2,0,1,0,0,0,0,0,0,6,0,0,1],
                    [1,0,0,7,1,0,0,0,0,0,0,0,0,0,1,0,1],
                    [1,0,2,7,0,0,0,0,0,0,0,0,0,2,0,0,1],
                    [1,0,0,7,0,0,2,0,0,1,0,0,0,0,0,0,1],
                    [1,0,0,7,0,0,0,0,0,0,0,0,0,0,0,0,1],
                    [1,2,0,7,0,0,0,0,0,0,0,0,0,0,5,0,1],
                    [1,0,0,7,0,1,0,0,0,0,1,0,0,0,0,0,1],
                    [1,0,0,7,0,2,0,1,0,0,0,0,0,6,0,0,1],
                    [1,0,0,7,5,0,0,0,0,0,0,0,0,0,0,0,1],
                    [1,0,0,7,0,0,0,0,0,0,0,0,0,0,0,6,1],
                    [1,0,0,7,0,4,0,0,0,0,0,0,0,0,6,0,1],
                    [1,0,0,7,0,0,0,0,0,0,0,0,0,0,0,0,1],
                    [1,0,0,7,0,0,0,0,0,0,0,0,0,0,0,4,1],
                    [1,1,1,1,1,1,1,1,1,1,1,1,1,1,1,1,1]
                 ];
                 
    var level2_3 = [[1,1,1,1,1,1,1,1,1,1,1,1,1,1,1,1,1],
                    [1,0,0,0,0,7,0,0,0,0,0,0,0,0,0,2,1],
                    [1,0,0,0,0,0,0,0,0,0,0,0,0,6,0,5,1],
                    [1,0,0,0,5,0,0,0,0,0,0,0,0,0,0,0,1],
                    [1,0,1,0,0,0,0,0,0,0,0,1,0,0,0,0,1],
                    [1,0,0,0,0,1,0,0,0,0,0,0,0,0,0,0,1],
                    [1,0,0,0,2,0,0,0,0,0,0,0,0,0,0,0,1],
                    [1,0,0,0,1,0,0,0,0,0,0,0,0,0,0,0,1],
                    [1,0,0,0,0,0,0,0,0,0,6,0,0,0,0,0,1],
                    [1,0,0,2,0,0,0,0,0,7,3,7,2,0,0,0,1],
                    [1,0,0,0,0,1,0,0,0,0,5,0,0,0,0,0,1],
                    [1,0,0,0,0,0,0,0,0,0,0,0,0,0,4,0,1],
                    [1,7,0,0,0,0,0,0,0,0,0,0,0,0,0,0,1],
                    [1,0,0,2,0,0,0,0,0,0,0,0,0,0,0,0,1],
                    [1,0,0,0,4,0,0,0,0,0,0,0,0,0,0,0,1],
                    [1,0,0,0,0,0,0,0,0,0,0,0,0,0,0,6,1],
                    [1,1,1,1,1,1,1,1,1,1,1,1,1,1,1,1,1]
                 ];
                 
    var level2_4 = [[1,1,1,1,1,1,1,1,1,1,1,1,1,1,1,1,1],
                    [1,0,0,0,0,0,0,0,0,5,0,0,0,0,0,0,1],
                    [1,0,0,0,0,0,0,0,0,0,0,0,0,1,0,0,1],
                    [1,0,0,0,0,0,0,0,0,0,0,0,0,0,0,0,1],
                    [1,0,0,0,0,0,0,0,0,0,0,0,0,0,4,0,1],
                    [1,0,0,0,0,0,0,0,0,0,1,0,0,0,0,0,1],
                    [1,0,0,0,1,0,1,0,0,0,0,0,0,0,0,0,1],
                    [1,0,0,0,5,0,0,0,0,0,0,2,0,0,0,0,1],
                    [1,0,0,0,0,2,0,1,2,0,2,5,0,0,0,0,1],
                    [1,7,0,0,0,0,0,0,0,0,2,0,6,0,5,1,1],
                    [1,2,0,0,0,0,0,2,0,0,0,0,6,0,0,3,1],
                    [1,0,0,0,0,7,0,0,0,0,0,0,0,7,0,1,1],
                    [1,0,0,0,0,0,0,0,0,0,0,0,0,0,0,0,1],
                    [1,0,0,0,0,0,2,6,0,0,0,0,0,0,0,0,1],
                    [1,0,0,0,0,0,0,0,0,0,0,4,0,0,0,0,1],
                    [1,2,0,4,0,0,7,0,0,0,0,0,0,2,0,0,1],
                    [1,1,1,1,1,1,1,1,1,1,1,1,1,1,1,1,1]
                 ];
                 
    var level2_5 = [[1,1,1,1,1,1,1,1,1,1,1,1,1,1,1,1,1],
                    [1,0,0,0,0,0,0,0,1,3,0,0,0,1,2,0,1],
                    [1,0,0,0,0,7,0,0,1,1,1,1,0,1,0,0,1],
                    [1,0,0,0,1,2,0,0,2,0,0,0,0,0,0,0,1],
                    [1,0,2,0,0,0,1,0,0,0,0,0,0,6,0,0,1],
                    [1,0,1,0,0,0,0,0,0,0,0,4,0,2,0,0,1],
                    [1,0,0,0,0,0,7,0,0,0,0,6,0,0,0,0,1],
                    [1,0,0,0,0,0,0,0,0,5,0,0,0,0,0,0,1],
                    [1,0,0,0,0,4,0,0,0,0,0,0,0,0,0,0,1],
                    [1,0,0,0,0,0,0,6,0,0,0,0,0,0,0,0,1],
                    [1,0,0,0,0,0,0,0,0,0,0,0,0,0,0,0,1],
                    [1,7,0,1,0,0,0,0,2,0,0,0,1,0,0,0,1],
                    [1,0,0,0,0,0,0,0,1,0,0,0,0,0,4,0,1],
                    [1,0,0,2,0,0,0,2,0,0,1,0,0,0,0,0,1],
                    [1,0,0,0,0,1,0,0,0,6,0,7,0,0,0,0,1],
                    [1,2,1,0,0,0,0,0,0,0,0,0,0,0,0,0,1],
                    [1,1,1,1,1,1,1,1,1,1,1,1,1,1,1,1,1]
                 ];
                 
    var level2_6 = [[1,1,1,1,1,1,1,1,1,1,1,1,1,1,1,1,1],
                    [1,0,0,0,0,0,0,0,1,1,0,0,0,2,0,0,1],
                    [1,0,0,0,0,0,0,5,0,0,0,0,0,0,0,0,1],
                    [1,0,0,0,0,0,0,0,0,0,0,0,0,0,0,0,1],
                    [1,0,0,0,0,0,0,2,0,0,0,0,0,2,0,0,1],
                    [1,0,0,0,0,0,0,0,0,0,0,0,0,0,5,0,1],
                    [1,0,0,0,0,0,0,0,0,0,1,0,0,0,0,0,1],
                    [1,0,0,0,0,0,0,1,2,0,0,0,4,0,0,0,1],
                    [1,0,0,0,0,0,0,0,7,0,0,0,0,0,0,0,1],
                    [1,0,0,4,0,0,0,0,0,0,0,0,0,0,2,0,1],
                    [1,0,0,0,0,0,0,0,0,6,0,0,0,0,0,0,1],
                    [1,0,0,0,0,0,0,0,0,0,0,0,0,0,0,0,1],
                    [1,2,7,0,0,0,0,0,0,2,1,5,0,0,0,0,1],
                    [1,1,2,0,0,0,0,0,0,1,0,0,0,0,1,1,1],
                    [1,3,0,0,0,0,0,0,0,0,0,0,0,6,0,0,1],
                    [1,1,0,0,0,0,0,0,0,0,0,0,0,0,0,0,1],
                    [1,1,1,1,1,1,1,1,1,1,1,1,1,1,1,1,1]
                 ];
                 
    var level2_7 = [[1,1,1,1,1,1,1,1,1,1,1,1,1,1,1,1,1],
                    [1,0,0,0,0,0,0,1,0,0,0,0,0,0,0,0,1],
                    [1,0,0,0,0,0,0,6,0,0,0,0,2,0,0,0,1],
                    [1,4,0,0,0,0,0,0,0,0,0,0,0,0,5,1,1],
                    [1,0,0,0,0,0,0,0,7,0,0,0,0,0,0,0,1],
                    [1,0,0,0,0,0,0,0,0,0,0,0,0,0,0,2,1],
                    [1,2,0,0,5,0,2,0,4,0,0,0,0,0,0,0,1],
                    [1,0,0,0,0,0,1,0,0,0,0,0,0,0,0,1,1],
                    [1,0,0,0,0,0,0,0,0,4,0,0,0,0,0,0,1],
                    [1,0,0,0,0,7,0,0,0,0,0,0,0,0,0,1,1],
                    [1,0,0,2,0,0,0,0,0,0,0,0,0,0,0,3,1],
                    [1,0,0,0,0,0,0,1,2,0,0,0,0,0,0,1,1],
                    [1,1,0,0,0,0,0,0,0,0,0,0,0,6,0,0,1],
                    [1,0,2,0,4,0,0,0,0,0,4,0,0,0,0,1,1],
                    [1,0,0,0,0,0,0,0,1,0,0,0,2,0,0,0,1],
                    [1,0,0,0,0,0,0,0,0,0,0,0,0,0,0,0,1],
                    [1,1,1,1,1,1,1,1,1,1,1,1,1,1,1,1,1]
                 ];
                 
    var level2_8 = [[1,1,1,1,1,1,1,1,1,1,1,1,1,1,1,1,1],
                    [1,0,0,0,0,0,0,0,0,0,0,0,0,0,2,5,1],
                    [1,0,0,1,0,0,0,0,0,0,0,0,0,0,0,0,1],
                    [1,0,0,1,2,0,0,0,0,0,0,0,0,0,6,0,1],
                    [1,0,1,3,0,0,0,0,0,6,0,0,0,0,0,0,1],
                    [1,0,0,1,0,2,0,0,0,0,0,0,2,0,0,0,1],
                    [1,0,0,0,0,0,0,0,0,0,0,0,0,0,0,0,1],
                    [1,0,0,0,0,0,0,0,1,0,0,0,0,0,0,0,1],
                    [1,0,0,0,0,0,0,0,0,0,0,0,0,0,0,6,1],
                    [1,0,0,0,0,0,0,0,0,0,0,0,0,0,0,0,1],
                    [1,0,2,0,0,0,0,0,0,0,0,0,0,0,0,0,1],
                    [1,0,0,0,0,4,0,0,0,0,0,0,0,5,0,0,1],
                    [1,0,0,0,0,0,0,0,0,1,0,0,0,0,0,0,1],
                    [1,0,0,0,0,2,0,0,0,0,0,6,0,0,2,4,1],
                    [1,4,0,0,0,0,0,0,0,0,0,0,1,0,0,0,1],
                    [1,2,0,0,6,1,0,0,0,0,0,0,0,0,0,0,1],
                    [1,1,1,1,1,1,1,1,1,1,1,1,1,1,1,1,1]
                 ];
                 
    var level2_9 = [[1,1,1,1,1,1,1,1,1,1,1,1,1,1,1,1,1],
                    [1,0,0,0,0,0,0,1,0,0,0,0,0,0,0,0,1],
                    [1,0,0,0,1,0,0,7,0,0,0,0,0,0,1,2,1],
                    [1,0,0,2,0,0,1,0,0,0,0,2,0,0,0,0,1],
                    [1,0,0,0,0,5,0,0,0,0,0,0,0,0,0,0,1],
                    [1,0,0,5,0,0,0,0,0,0,0,0,0,0,0,0,1],
                    [1,0,0,0,0,7,0,0,0,1,0,0,0,0,0,0,1],
                    [1,0,0,0,0,0,0,0,0,0,0,0,0,1,0,2,1],
                    [1,0,0,0,0,0,0,0,0,0,0,0,0,2,1,0,1],
                    [1,0,0,0,0,2,0,0,0,0,1,0,0,0,0,0,1],
                    [1,0,0,0,0,0,0,0,0,0,0,0,0,0,0,0,1],
                    [1,2,4,0,0,0,0,0,2,0,0,0,1,0,0,0,1],
                    [1,4,0,0,1,0,0,0,0,0,0,0,0,0,0,0,1],
                    [1,0,0,0,0,0,0,0,0,0,0,0,0,6,0,1,1],
                    [1,0,0,7,0,0,0,0,0,0,0,0,0,0,0,3,1],
                    [1,1,0,0,0,0,0,0,0,0,0,0,0,0,2,1,1],
                    [1,1,1,1,1,1,1,1,1,1,1,1,1,1,1,1,1]
                 ];
                 
        var level2_10 = [[1,1,1,1,1,1,1,1,1,1,1,1,1,1,1,1,1],
                    [1,0,0,0,0,0,0,0,0,5,1,0,0,0,5,0,1],
                    [1,0,0,0,0,0,0,0,0,0,1,0,0,0,0,0,1],
                    [1,0,2,0,0,0,0,0,0,0,1,0,7,0,0,1,1],
                    [1,0,0,0,0,1,0,0,0,0,1,0,0,0,0,3,1],
                    [1,0,0,0,0,0,0,0,5,0,1,0,0,0,0,1,1],
                    [1,0,0,0,0,0,0,0,0,0,1,0,0,1,0,0,1],
                    [1,0,0,0,0,0,0,0,0,0,1,0,0,1,0,0,1],
                    [1,0,0,0,1,0,1,0,0,0,1,4,0,0,0,0,1],
                    [1,0,0,2,0,0,7,0,0,0,2,0,0,0,1,0,1],
                    [1,0,0,0,0,0,1,0,0,0,1,0,0,0,0,0,1],
                    [1,0,0,4,0,0,0,0,0,6,1,0,0,0,0,0,1],
                    [1,0,0,0,1,0,2,6,0,0,1,0,1,2,0,0,1],
                    [1,0,0,0,0,0,0,0,0,0,1,0,0,1,0,0,1],
                    [1,4,2,0,0,0,0,0,0,0,1,0,0,0,0,0,1],
                    [1,0,7,0,0,0,0,0,6,2,1,2,0,0,0,2,1],
                    [1,1,1,1,1,1,1,1,1,1,1,1,1,1,1,1,1]
                 ];
                 
    var level2_11 = [[1,1,1,1,1,1,1,1,1,1,1,1,1,1,1,1,1],
                    [1,0,0,7,0,0,0,0,0,0,1,2,0,0,0,0,1],
                    [1,1,1,2,0,0,0,0,0,0,0,1,1,1,0,0,1],
                    [1,1,3,1,0,0,0,0,0,0,0,0,0,0,1,0,1],
                    [1,0,0,0,0,0,0,0,0,0,0,4,0,2,0,0,1],
                    [1,0,2,0,0,0,1,0,0,0,0,0,0,1,0,0,1],
                    [1,0,4,0,0,0,0,0,0,0,0,0,0,0,0,0,1],
                    [1,0,0,0,0,0,0,0,0,0,0,0,0,0,0,0,1],
                    [1,0,0,0,0,1,0,0,0,0,0,0,0,0,6,0,1],
                    [1,0,0,0,0,0,2,1,0,2,0,0,0,0,1,1,1],
                    [1,0,0,0,0,1,1,0,0,1,0,0,0,0,0,0,1],
                    [1,0,0,1,0,0,0,2,0,0,0,0,0,0,0,0,1],
                    [1,0,0,0,0,1,0,0,0,0,0,0,0,0,0,2,1],
                    [1,0,0,0,0,0,1,0,0,0,1,0,0,0,0,0,1],
                    [1,4,0,0,0,0,0,0,0,0,0,0,0,0,1,0,1],
                    [1,0,0,0,0,0,0,0,0,0,1,0,6,0,1,1,1],
                    [1,1,1,1,1,1,1,1,1,1,1,1,1,1,1,1,1]
                 ];
                 
                 
    var level2_12 = [[1,1,1,1,1,1,1,1,1,1,1,1,1,1,1,1,1],
                    [1,0,0,0,0,0,0,0,0,0,1,0,0,0,1,5,1],
                    [1,0,2,0,0,0,0,0,0,0,0,0,0,2,1,0,1],
                    [1,0,5,0,0,0,0,0,0,0,0,0,0,0,0,2,1],
                    [1,0,0,0,0,7,0,0,0,0,0,0,0,0,0,0,1],
                    [1,0,0,0,0,0,0,0,0,0,0,0,0,0,0,2,1],
                    [1,0,0,0,0,0,0,0,0,0,0,0,0,0,0,0,1],
                    [1,0,0,0,0,0,0,0,0,0,0,0,0,0,0,0,1],
                    [1,0,0,0,0,0,0,0,0,0,0,0,0,0,0,4,1],
                    [1,0,0,0,0,0,0,0,1,0,0,0,0,1,0,1,1],
                    [1,0,0,0,0,0,1,0,0,0,0,0,0,0,0,2,1],
                    [1,1,0,0,0,0,0,2,0,0,0,0,0,0,6,0,1],
                    [1,0,0,0,0,0,0,0,0,1,0,0,0,0,0,0,1],
                    [1,0,0,0,0,0,0,0,0,0,0,0,0,0,0,4,1],
                    [1,1,1,0,1,7,0,0,0,0,0,0,0,0,0,0,1],
                    [1,3,0,0,1,0,0,0,0,0,0,0,0,0,0,0,1],
                    [1,1,1,1,1,1,1,1,1,1,1,1,1,1,1,1,1]
                 ];
           
    //Adds Levels To Level List
    
    levels = [level1,level2,level3,level4,level5,
              level6,level7,level8,level9,level10,
              level11,level12,level13,level14,level15,
              level2_1,level2_2,level2_3,level2_4,level2_5,
              level2_6,level2_7,level2_8,level2_9,level2_10,
              level2_11,level2_12];
              
    //Initializes Game Array          
    b = new Array(levels[li].length);
    
    for(var i = 0; i < b.length;i++)
    {
        b[i] = new Array(levels[1].length);
    }
    
    //Fills Game Array
    for(let i = 0; i < levels[li].length; i++)
    {
        for(let j = 0; j < levels[li][i].length;j++)
        {
            if(levels[li][i][j] == 1)
            {
                b[i][j] = new Brick(100+j*50,100+i*50);
            }
            if(levels[li][i][j] == 2)
            {
                coins++;
                b[i][j] = new Coin(100+j*50,100+i*50);
            }
            if(levels[li][i][j] == 3)
            {
                b[i][j] = new Exit(100+j*50,100+i*50);
            }
            
            if(levels[li][i][j] == 4)
            {
                b[i][j] = new Push(100+j*50,100+i*50,"up");
            }
            
            if(levels[li][i][j] == 5)
            {
                b[i][j] = new Push(100+j*50,100+i*50,"down");
            }
            
            if(levels[li][i][j] == 6)
            {
                b[i][j] = new Push(100+j*50,100+i*50,"left");
            }
            
            if(levels[li][i][j] == 7)
            {
                b[i][j] = new Push(100+j*50,100+i*50,"right");
            }
        }
    }
    return b;
}
